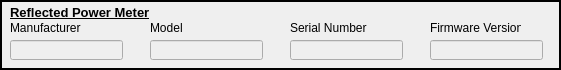
  <widget class="QFrame" name="frame_5">
   <property name="geometry">
    <rect>
     <x>10</x>
     <y>385</y>
     <width>561</width>
     <height>70</height>
    </rect>
   </property>
   <property name="frameShape">
    <enum>QFrame::Box</enum>
   </property>
   <property name="frameShadow">
    <enum>QFrame::Plain</enum>
   </property>
   <property name="lineWidth">
    <number>2</number>
   </property>
   <property name="midLineWidth">
    <number>1</number>
   </property>
   <widget class="QLineEdit" name="RPM_MANUFACTURER_FIELD">
    <property name="enabled">
     <bool>false</bool>
    </property>
    <property name="geometry">
     <rect>
      <x>10</x>
      <y>40</y>
      <width>113</width>
      <height>20</height>
     </rect>
    </property>
   </widget>
   <widget class="QLabel" name="label_22">
    <property name="geometry">
     <rect>
      <x>10</x>
      <y>20</y>
      <width>91</width>
      <height>16</height>
     </rect>
    </property>
    <property name="text">
     <string>Manufacturer</string>
    </property>
   </widget>
   <widget class="QLineEdit" name="RPM_MODELNUM_FIELD">
    <property name="enabled">
     <bool>false</bool>
    </property>
    <property name="geometry">
     <rect>
      <x>150</x>
      <y>40</y>
      <width>113</width>
      <height>20</height>
     </rect>
    </property>
   </widget>
   <widget class="QLabel" name="label_23">
    <property name="geometry">
     <rect>
      <x>150</x>
      <y>20</y>
      <width>81</width>
      <height>16</height>
     </rect>
    </property>
    <property name="text">
     <string>Model</string>
    </property>
   </widget>
   <widget class="QLabel" name="label_24">
    <property name="geometry">
     <rect>
      <x>290</x>
      <y>20</y>
      <width>81</width>
      <height>16</height>
     </rect>
    </property>
    <property name="text">
     <string>Serial Number</string>
    </property>
   </widget>
   <widget class="QLineEdit" name="RPM_SN_FIELD">
    <property name="enabled">
     <bool>false</bool>
    </property>
    <property name="geometry">
     <rect>
      <x>290</x>
      <y>40</y>
      <width>113</width>
      <height>20</height>
     </rect>
    </property>
   </widget>
   <widget class="QLabel" name="label_25">
    <property name="geometry">
     <rect>
      <x>430</x>
      <y>20</y>
      <width>91</width>
      <height>16</height>
     </rect>
    </property>
    <property name="text">
     <string>Firmware Version</string>
    </property>
   </widget>
   <widget class="QLineEdit" name="RPM_FIRMWARE_V_FIELD">
    <property name="enabled">
     <bool>false</bool>
    </property>
    <property name="geometry">
     <rect>
      <x>430</x>
      <y>40</y>
      <width>113</width>
      <height>20</height>
     </rect>
    </property>
   </widget>
   <widget class="QLabel" name="label_26">
    <property name="geometry">
     <rect>
      <x>10</x>
      <y>5</y>
      <width>151</width>
      <height>16</height>
     </rect>
    </property>
    <property name="autoFillBackground">
     <bool>false</bool>
    </property>
    <property name="frameShape">
     <enum>QFrame::NoFrame</enum>
    </property>
    <property name="frameShadow">
     <enum>QFrame::Plain</enum>
    </property>
    <property name="lineWidth">
     <number>0</number>
    </property>
    <property name="midLineWidth">
     <number>0</number>
    </property>
    <property name="text">
     <string>&lt;html&gt;&lt;head/&gt;&lt;body&gt;&lt;p&gt;&lt;span style=&quot; font-size:10pt; font-weight:600; text-decoration: underline;&quot;&gt;Reflected Power Meter&lt;/span&gt;&lt;/p&gt;&lt;/body&gt;&lt;/html&gt;</string>
    </property>
    <property name="openExternalLinks">
     <bool>false</bool>
    </property>
   </widget>
  </widget>
